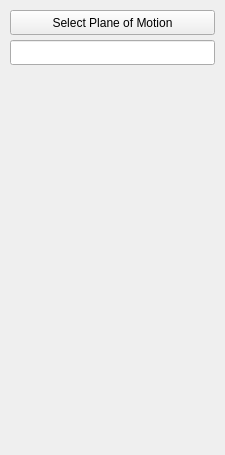
<?xml version="1.0" encoding="UTF-8"?>
<ui version="4.0">
 <class>form</class>
 <widget class="QWidget" name="form">
  <property name="geometry">
   <rect>
    <x>0</x>
    <y>0</y>
    <width>225</width>
    <height>455</height>
   </rect>
  </property>
  <property name="minimumSize">
   <size>
    <width>225</width>
    <height>455</height>
   </size>
  </property>
  <property name="maximumSize">
   <size>
    <width>225</width>
    <height>455</height>
   </size>
  </property>
  <property name="windowTitle">
   <string>System Solution</string>
  </property>
  <widget class="QPushButton" name="planeOfMotionBtn">
   <property name="geometry">
    <rect>
     <x>10</x>
     <y>10</y>
     <width>205</width>
     <height>25</height>
    </rect>
   </property>
   <property name="sizePolicy">
    <sizepolicy hsizetype="Expanding" vsizetype="Fixed">
     <horstretch>0</horstretch>
     <verstretch>0</verstretch>
    </sizepolicy>
   </property>
   <property name="text">
    <string>Select Plane of Motion</string>
   </property>
  </widget>
  <widget class="QLineEdit" name="planeOfMotionName">
   <property name="geometry">
    <rect>
     <x>10</x>
     <y>40</y>
     <width>205</width>
     <height>25</height>
    </rect>
   </property>
   <property name="clearButtonEnabled">
    <bool>false</bool>
   </property>
  </widget>
 </widget>
 <resources/>
 <connections/>
</ui>
